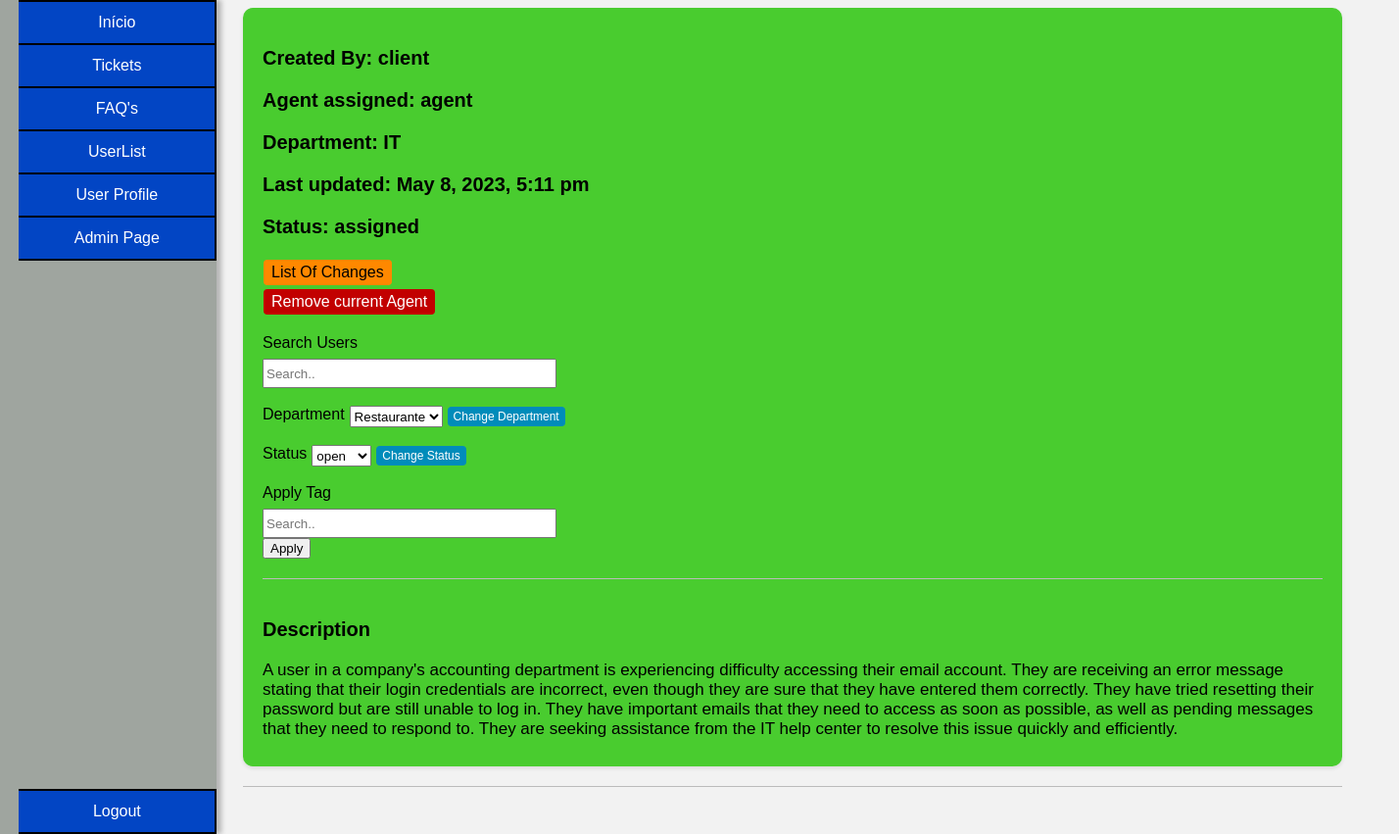
The page /pages/ticket_page.php?ticket_id=1 (signed in) on the database as committed earlier.
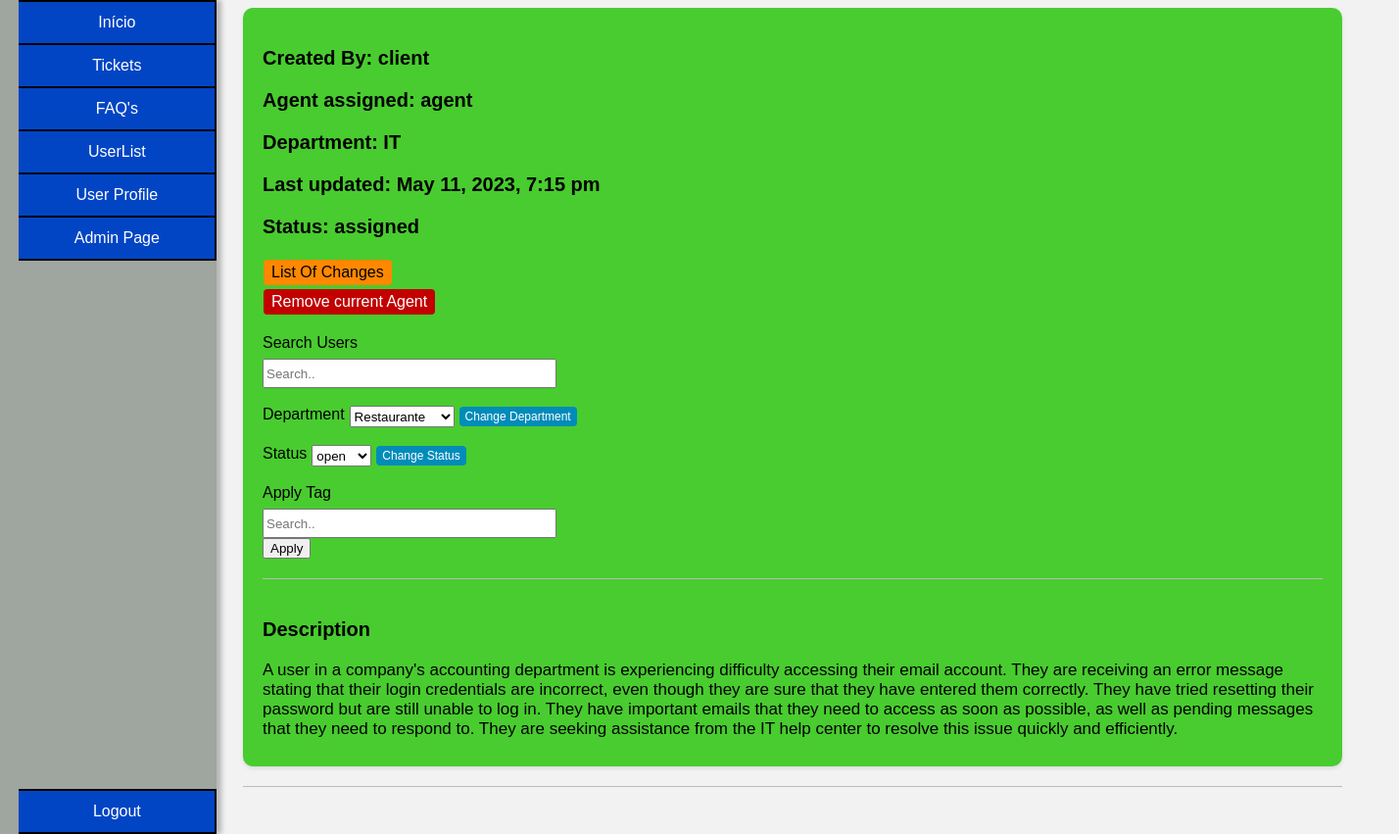
The same page on the database as committed later.
### tables this page shows
CREATE TABLE tickets(
    id INTEGER PRIMARY KEY,
    department_id INTEGER,
    client_id INTEGER,
    agent_id INTEGER,
    subject VARCHAR(200) NOT NULL,
    description TEXT NOT NULL,
    status VARCHAR(10) CHECK(status = 'open' or status = 'assigned' or status = 'closed') NOT NULL,
    priority VARCHAR(10) CHECK(priority = 'low' or priority = 'medium' or priority ='high') NOT NULL,
    created_at DATETIME NOT NULL,
    updated_at DATETIME,
    FOREIGN KEY (department_id) REFERENCES department(id),
    FOREIGN KEY (client_id) REFERENCES user(id),
    FOREIGN KEY (agent_id) REFERENCES user(id)
);

### utils/functions.php (called while the page is built, shortened)
<?php
function searchUser($id){
    $db = getDatabaseConnection();
    $stmt = $db->prepare('SELECT * FROM user WHERE id = ?');
    $stmt->execute(array($id));
    return $stmt->fetch();
}
function searchDepartment($department_id){
    $db = getDatabaseConnection();
    $stmt = $db->prepare('SELECT * FROM department WHERE id = ?');
    $stmt->execute(array($department_id));
    $department = $stmt->fetch();
    return $department;
}
function searchTicket($ticket_id){
    $db = getDatabaseConnection();
    $stmt = $db->prepare('SELECT * FROM tickets WHERE id = ?');
    $stmt->execute(array($ticket_id));
    $ticket = $stmt->fetch();
    return $ticket;
}
?>

### pages/ticket_page.php (the view, shortened to what the changed rows need)
<?php
require_once('../utils/functions.php');
$user = searchUser($_SESSION["user_id"]);
$ticket_to_display = searchTicket($_GET["ticket_id"]);
?>
<!DOCTYPE html>
<html lang="en-US">
<link rel="stylesheet" href="../css/style_index.css">
<link rel="stylesheet" href="../css/ticket_page.css">
   <head>
   </head>
   <body>
    <div class="container_master">
      <div class="content">
        <div class="box">
        <div class="parent">
        <div class="info">
          <h3>Created By: <?php $search_user = searchUser($ticket_to_display["client_id"]); echo $search_user["name"]?></h3>
          <h3>Agent assigned: <?php $search_user = searchUser($ticket_to_display["agent_id"]); if($search_user != null){echo $search_user["name"];}else{echo "N/A";}?></h3>
          <h3>Department: <?php $department = searchDepartment($ticket_to_display["department_id"]);if($department != null){echo $department["name"];}else{echo "N/A";}?></h3>
          <h3>Last updated: <?php if($ticket_to_display["updated_at"] == null){echo $ticket_to_display["created_at"];}else{echo $ticket_to_display["updated_at"];} ?></h3>
          <h3>Status: <?php echo $ticket_to_display["status"]; ?></h3>
          <?php if(($user["role"] != "client")):?>
          <div class="changes">
            <button onclick="sendDataTicketList('<?php echo $ticket_to_display['id'] ?>')">List Of Changes</button>
          </div>
          <?php endif; ?>
        </div>
        <?php if(($user["role"] != "client")):?>
        </div>
        <?php endif;?>
        <div class="description">
          <h3>Description</h3>
          <p> <?php echo $ticket_to_display["description"] ?> </p>
        </div>
        <br>
        </div>
      </div>
    </div>
   </body>
</html>

Rows that differ between the two databases and show on the page:
changed tickets "assigned": updated_at "May 8, 2023, 5:11 pm" → "May 11, 2023, 7:15 pm"
